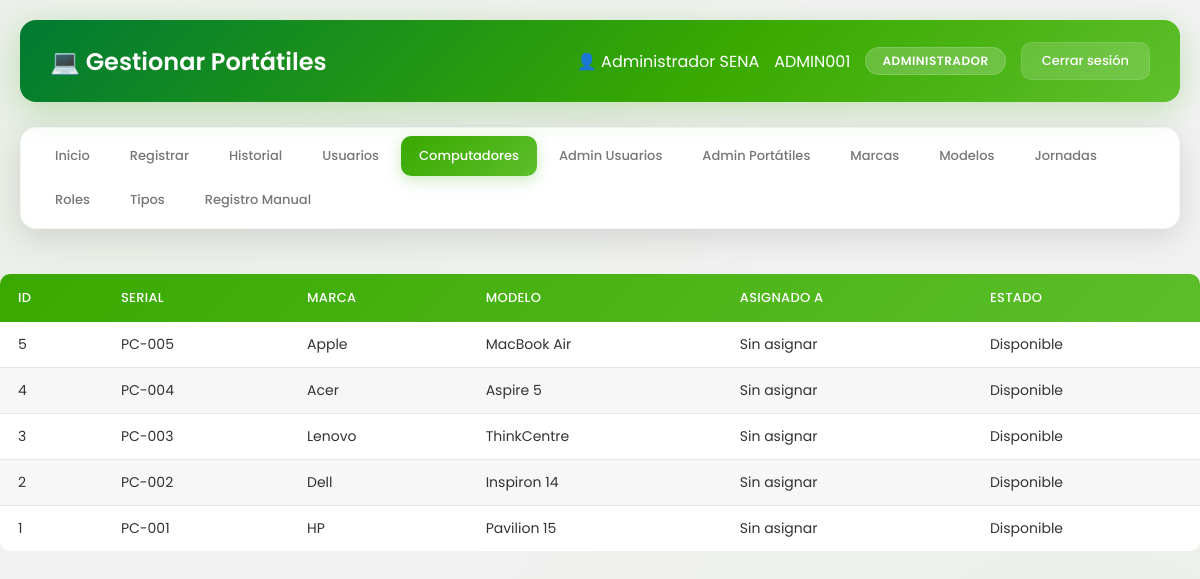
/gestion_portatiles.php (signed in), run on the app's committed database.
### tables this page shows
CREATE TABLE portatil (
    id int(11) NOT NULL AUTO_INCREMENT,
    serial varchar(50) NOT NULL,
    id_marca int(11) NOT NULL,
    id_modelo int(11) NOT NULL,
    asignado_a int(11) DEFAULT NULL,
    estado enum('disponible','asignado','en_reparacion') DEFAULT 'disponible',
    tipo_equipo varchar(50) DEFAULT 'portatil',
    otro_tipo varchar(100) DEFAULT NULL,
    PRIMARY KEY (id),
    UNIQUE KEY serial (serial),
    KEY id_marca (id_marca),
    KEY id_modelo (id_modelo),
    KEY asignado_a (asignado_a),
    CONSTRAINT portatil_ibfk_1 FOREIGN KEY (id_marca) REFERENCES marca (id) ON DELETE CASCADE,
    CONSTRAINT portatil_ibfk_2 FOREIGN KEY (id_modelo) REFERENCES modelo (id) ON DELETE CASCADE,
    CONSTRAINT portatil_ibfk_3 FOREIGN KEY (asignado_a) REFERENCES usuario (id) ON DELETE SET NULL
);

CREATE TABLE marca (
    id int(11) NOT NULL AUTO_INCREMENT,
    nombre varchar(50) NOT NULL,
    PRIMARY KEY (id),
    UNIQUE KEY nombre (nombre)
);

CREATE TABLE modelo (
    id int(11) NOT NULL AUTO_INCREMENT,
    nombre varchar(100) NOT NULL,
    id_marca int(11) NOT NULL,
    PRIMARY KEY (id),
    KEY id_marca (id_marca),
    CONSTRAINT modelo_ibfk_1 FOREIGN KEY (id_marca) REFERENCES marca (id) ON DELETE CASCADE
);

### gestion_portatiles.php (the view, shortened to what this page needs)
<?php
require_once 'config/db.php';
$portatiles = $pdo->query("
    SELECT p.*, m.nombre as marca, mo.nombre as modelo, u.nombre_completo as asignado_nombre
    FROM portatil p
    JOIN marca m ON p.id_marca = m.id
    JOIN modelo mo ON p.id_modelo = mo.id
    LEFT JOIN usuario u ON p.asignado_a = u.id
    ORDER BY p.id DESC
")->fetchAll();
?>
<!DOCTYPE html>
<html lang="es">
<head>
    <link rel="stylesheet" href="css/style.css">
</head>
<body>
    <div class="dashboard-container">
        <div class="header">
            <h1>💻 Gestionar Portátiles</h1>
            <div class="user-info">
                <span>👤 <?= htmlspecialchars($_SESSION['nombre_completo']) ?></span>
                <span> <?= htmlspecialchars($_SESSION['carnet']) ?></span>
                <span class="badge"><?= htmlspecialchars($_SESSION['rol']) ?></span>
                <a href="logout.php" class="btn-logout">Cerrar sesión</a>
            </div>
        </div>
        <?php include 'includes/menu.php'; ?>
        </div>
        <table>
            <thead>
                <tr>
                    <th>ID</th>
                    <th>Serial</th>
                    <th>Marca</th>
                    <th>Modelo</th>
                    <th>Asignado a</th>
                    <th>Estado</th>
                </tr>
            </thead>
            <tbody>
                <?php foreach ($portatiles as $p): ?>
                    <tr>
                        <td><?= $p['id'] ?></td>
                        <td><?= htmlspecialchars($p['serial']) ?></td>
                        <td><?= htmlspecialchars($p['marca']) ?></td>
                        <td><?= htmlspecialchars($p['modelo']) ?></td>
                        <td><?= $p['asignado_nombre'] ? htmlspecialchars($p['asignado_nombre']) : 'Sin asignar' ?></td>
                        <td><?= ucfirst(str_replace('_', ' ', $p['estado'])) ?></td>
                    </tr>
                <?php endforeach; ?>
            </tbody>
        </table>
</body>
</html>

### css/style.css (style rules this page uses)
:root { --primary: #39A900; --primary-light: #5CBF2A; --primary-dark: #007A33; --secondary: #7AC943; --accent: #FFCC00; --success: #39A900; --danger: #D50000; --warning: #FFB300; --gold: #FFCC00; --white: #FFFFFF; --gray-light: #F2F2F2; --gray: #777777; --dark: #333333; --shadow: 0 8px 32px rgba(0,0,0,0.12); --shadow-hover: 0 12px 48px rgba(0,0,0,0.18); --radius: 16px; --radius-sm: 10px; }
* { margin: 0; padding: 0; box-sizing: border-box; }
body { font-family: 'Poppins', 'Segoe UI', sans-serif; background: var(--gray-light); color: var(--dark); min-height: 100vh; background-image: radial-gradient( ellipse at 10% 20%, rgba(57, 169, 0, 0.05) 0%, transparent 50% ), radial-gradient( ellipse at 90% 80%, rgba(122, 201, 67, 0.05) 0%, transparent 50% ); }
.dashboard-container { max-width: 1360px; margin: 0 auto; padding: 20px; }
.header { background: linear-gradient( 135deg, var(--primary-dark)0%, var(--primary) 60%, var(--primary-light) 100% ); color: white; border-radius: var(--radius); padding: 22px 30px; box-shadow: 0 8px 32px rgba(57, 169, 0, 0.25); margin-bottom: 25px; display: flex; justify-content: space-between; align-items: center; position: relative; overflow: hidden; }
.header::before { content: ''; position: absolute; top: -50%; right: -10%; width: 300px; height: 300px; background: radial-gradient( circle, rgba(122, 201, 67, 0.12) 0%, transparent 70% ); border-radius: 50%; }
.header h1 { font-size: 24px; font-weight: 600; position: relative; z-index: 1; }
.user-info { display: flex; align-items: center; gap: 15px; position: relative; z-index: 1; }
.badge { background: rgba(255,255,255,0.2); color: white; padding: 4px 16px; border-radius: 20px; font-size: 12px; font-weight: 600; text-transform: uppercase; letter-spacing: 0.5px; backdrop-filter: blur(5px); border: 1px solid rgba(255,255,255,0.15); }
.btn-logout { background: rgba(255,255,255,0.15); color: white; padding: 8px 20px; border-radius: var(--radius-sm); text-decoration: none; font-size: 13px; font-weight: 500; transition: all 0.3s; backdrop-filter: blur(5px); border: 1px solid rgba(255,255,255,0.1); }
table { width: 100%; background: white; border-radius: var(--radius-sm); overflow: hidden; border-collapse: collapse; }
thead { background: linear-gradient( 135deg, #39A900, #5CBF2A ); color: white; }
thead th { padding: 14px 18px; text-align: left; font-weight: 500; font-size: 13px; text-transform: uppercase; letter-spacing: 0.3px; }
tbody td { padding: 12px 18px; border-bottom: 1px solid #E6E6E6; font-size: 14px; }
tbody tr:nth-child(even) { background: #F7F7F7; }
tbody tr:last-child td { border-bottom: none; }

### data on the page
portatil: id "5", serial "PC-005", id_marca.nombre "Apple", id_modelo.nombre "MacBook Air", estado "Disponible"
portatil: id "4", serial "PC-004", id_marca.nombre "Acer", id_modelo.nombre "Aspire 5", estado "Disponible"
portatil: id "3", serial "PC-003", id_marca.nombre "Lenovo", id_modelo.nombre "ThinkCentre", estado "Disponible"
portatil: id "2", serial "PC-002", id_marca.nombre "Dell", id_modelo.nombre "Inspiron 14", estado "Disponible"
portatil: id "1", serial "PC-001", id_marca.nombre "HP", id_modelo.nombre "Pavilion 15", estado "Disponible"

### other printed values
$_SESSION['nombre_completo'] "Administrador SENA"
$_SESSION['carnet'] "ADMIN001"
$_SESSION['rol'] "ADMINISTRADOR"
